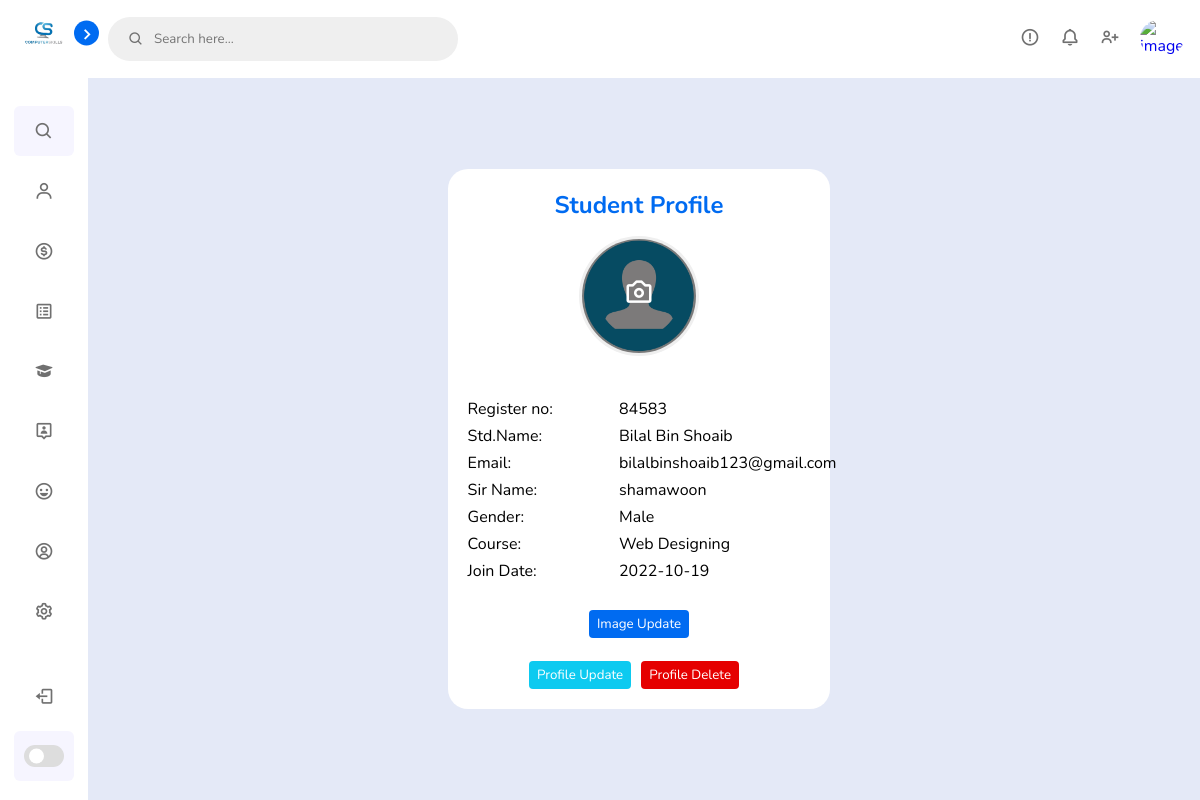
Page /admin/student_detail.php?id=3 (signed in) on the committed database.
### tables this page shows
CREATE TABLE `students` (
  `id` int(11) NOT NULL,
  `reg_no` varchar(255) NOT NULL,
  `student_name` varchar(255) NOT NULL,
  `email` varchar(255) NOT NULL,
  `password` varchar(255) NOT NULL,
  `paper_password` varchar(255) NOT NULL,
  `sir_name` varchar(255) NOT NULL,
  `gender` varchar(255) NOT NULL,
  `course` varchar(255) NOT NULL,
  `status` varchar(255) NOT NULL,
  `image` varchar(255) NOT NULL,
  `date_time` varchar(255) NOT NULL DEFAULT current_timestamp()
);

### admin/student_detail.php (the view, shortened to what this page needs)
<?php
include_once('header.php');
$id = $_GET['id'];
$sql = "SELECT * FROM `students` WHERE id = '$id'";
$results = mysqli_query($con, $sql);
$row = mysqli_fetch_assoc($results);
?>
<div class="container profile-container">
    <div class="profile-main profile-section">
        <h1>Student Profile</h1>
        <form action="partially/std_profile_update.php?id=<?php echo $id ?>" method="POST" class="admin_profile_setting" enctype="multipart/form-data">
            <button type="button" class="profile-image-admin profile-img" id="custom">
                <img class="" src="../img/<?php echo $row['image'] ?>" class="img-upload" alt="profile_image">
                <span class="camera-icon"><i class='bx bx-camera'></i></span>
            </button>
            <input type="file" class="real-btn" id="real-btn" name="image" id="image" hidden><br>
            <div class="student-detail">
                <div class="detail-left">
                    <p>Register no:</p>
                    <p>Std.Name:</p>
                    <p>Email:</p>
                    <p>Sir Name:</p>
                    <p>Gender:</p>
                    <p>Course:</p>
                    <p>Join Date:</p>
                </div>
                <div class="detail-right">
                    <p class="detail"> <?php echo $row['reg_no'] ?></p>
                    <p class="detail"> <?php echo $row['student_name'] ?></p>
                    <p class="detail"><?php echo $row['email'] ?></p>
                    <p class="detail"><?php echo $row['sir_name'] ?></p>
                    <p class="detail"><?php echo $row['gender'] ?></p>
                    <p class="detail"><?php echo $row['course'] ?></p>
                    <p class="detail"> <?php echo $row['date_time'] ?></p>
                </div>
            </div>
            <div class="admin-btn-update">
                <button type="submit" name="std-update" class="std-profile-btn img-btn">Image Update</button>
            </div>
            <div>
                <button type="button" class="std-profile-btn pro-update-btn" id="btn-profile-update">Profile Update</p>
                    <button type="button" class="std-profile-btn pro-delete-btn mx-5" id="btn-delete">Profile Delete</p>
            </div>
        </form>
    </div>
</div>
<?php
include('footer.php');
?>

### admin/css/style.css (style rules this page uses)
* { margin: 0; padding: 0; box-sizing: border-box; font-family: Nunito, sans-serif; }
:root { --body-color: #e4e9f7; --sidebar-color: #fff; --primary-color: #006bf1; --primary-color-light: #f6f5ff; --toggle-color: #ddd; --text-color: #707070; --fav-color: #006bf1; --white-color: white; --tran-03: all 0.2s ease; --tran-03: all 0.3s ease; --tran-04: all 0.3s ease; --tran-05: all 0.3s ease; }
body { min-height: 100vh; background-color: var(--body-color); transition: var(--tran-05); }
.mx-5 { margin: 0 10px; }
h1, h2, h3, h4, h5 { color: var(--fav-color); }
.container { position: absolute; top: 78px; left: 0; width: 100%; display: flex; justify-content: center; align-items: center; }
.profile-main { padding: 20px; min-width: 380px; background-color: #fff; display: flex; justify-content: center; align-items: center; flex-direction: column; border-radius: 20px; }
.profile-container { height: calc(100% - 78px); }
.profile-section { height: auto; }
.admin_profile_setting { display: flex; justify-content: center; align-items: center; flex-direction: column; }
.profile-image-admin { width: 100px; height: 100px; border-radius: 50%; overflow: hidden; margin: 15px 0; border: 3px solid transparent; position: relative; }
.profile-img { width: 120px; height: 120px; border-radius: 50%; overflow: hidden; border: 3px solid transparent; position: relative; }
.camera-icon { position: absolute; z-index: 11; color: #fff; left: 50%; top: 50%; transform: translate(-50%, -50%); background-color: rgba(0, 0, 0, 0.5); padding: 100px; font-size: 30px; }
.profile-image-admin img { width: 100%; height: 100%; object-fit: cover; }
.admin-btn-update { margin: 23px 0; }
.student-detail { width: 100%; display: flex; justify-content: center; align-items: flex-start; flex-direction: row; }
.student-detail .detail-left { width: 50%; }
.student-detail .detail-right { width: 50%; margin: 0 20px; }
.std-profile-btn { padding: 5px 8px; color: #fff; border-radius: 4px; border: none; }
.std-profile-btn.img-btn { background-color: var(--fav-color); }
.std-profile-btn.pro-update-btn { background-color: #0dcaf0; border-color: #0dcaf0; }
.std-profile-btn.pro-delete-btn { background-color: #e50000; border-color: #e50000; }

### rows in the picture
students: image (picture), reg_no "84583", student_name "Bilal Bin Shoaib", email "bilalbinshoaib123@gmail.com", sir_name "shamawoon", gender "Male", course "Web Designing", date_time "2022-10-19"
